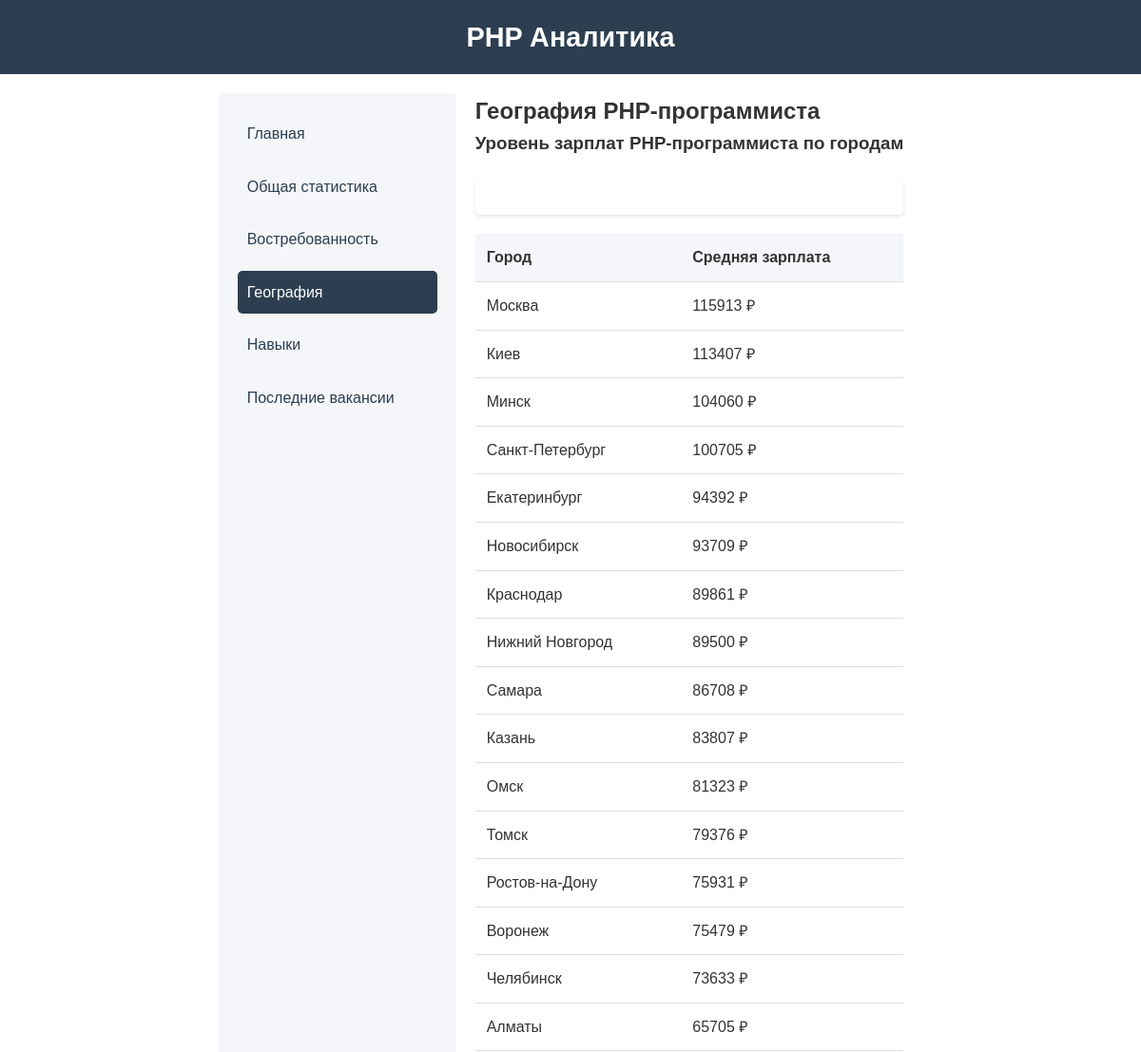
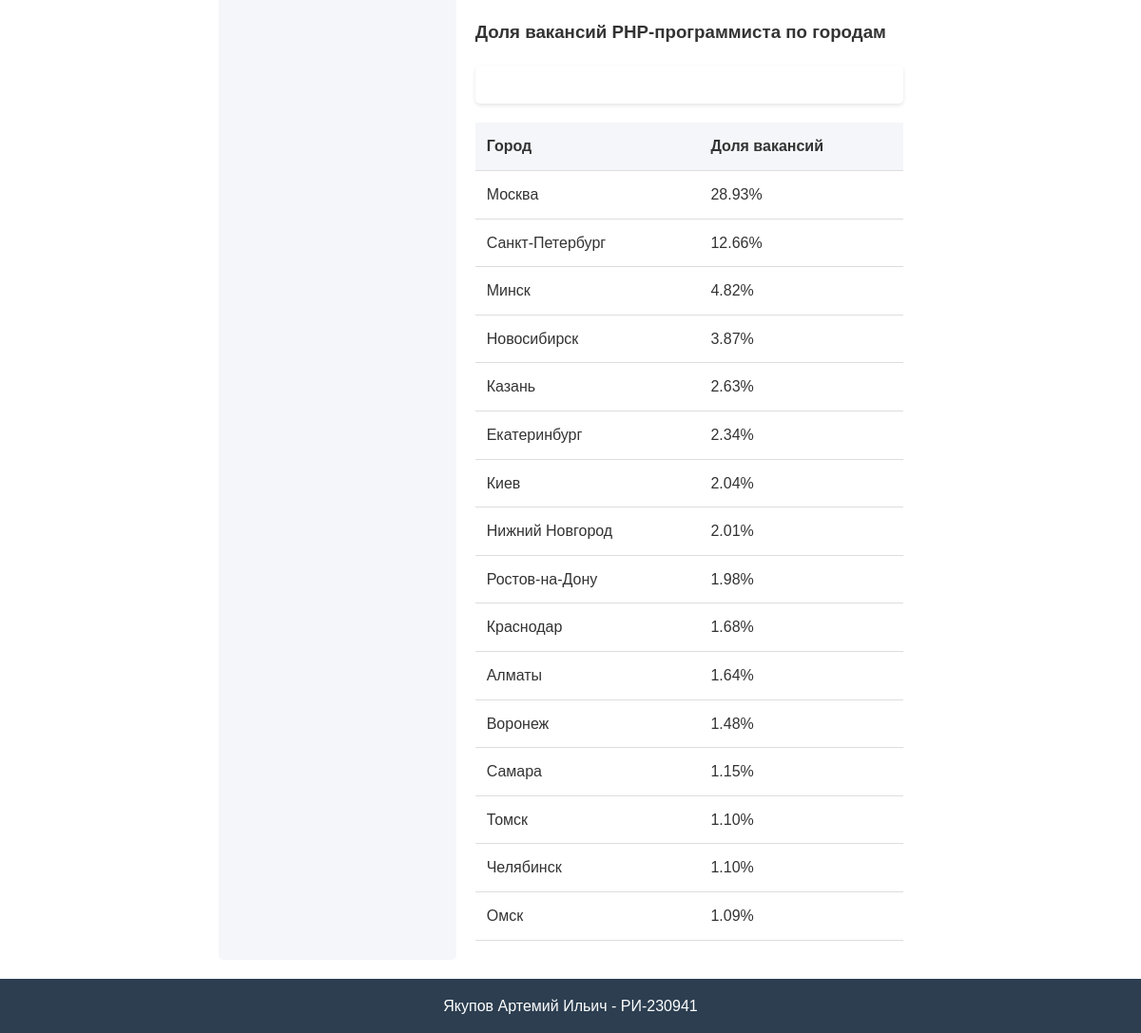
Before: /geography/ with the older database file (2 pictures, top to bottom).
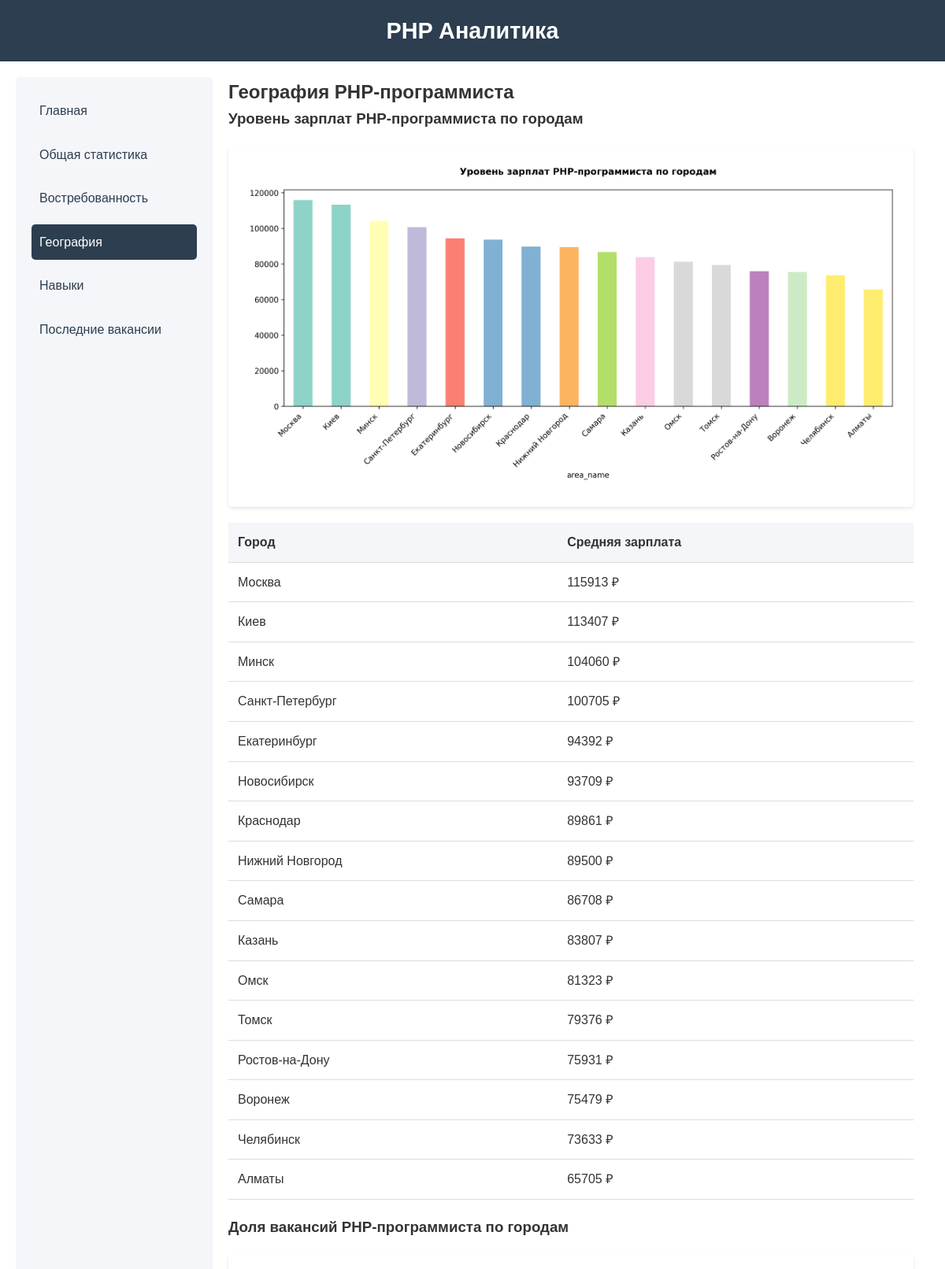
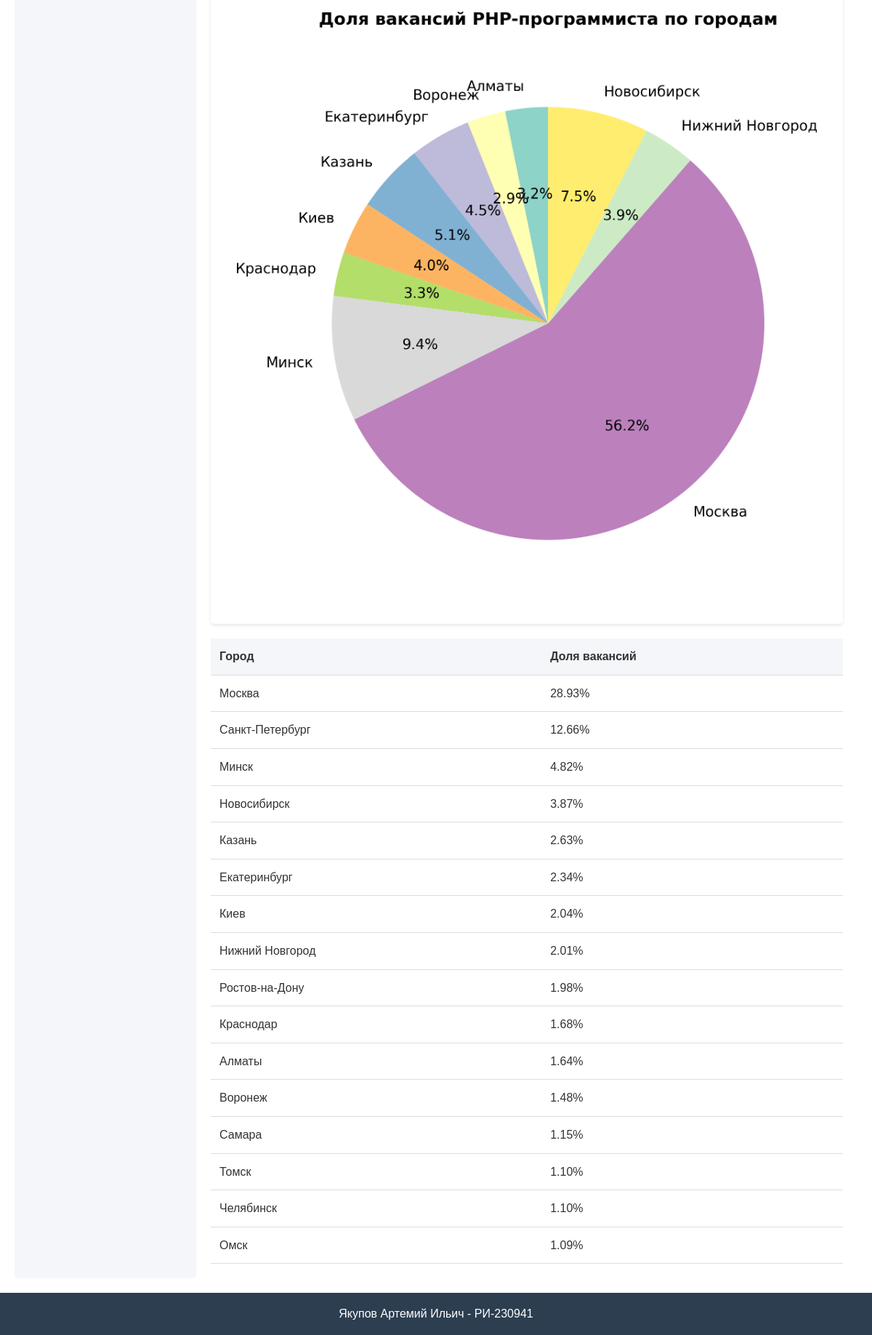
After: the same page with the newer database file (2 pictures, top to bottom).
### main/models.py (models this page shows, shortened)
class GeographyData(models.Model):
    city = models.CharField('Город', max_length=100)
    average_salary = models.DecimalField('Средняя зарплата', max_digits=10, decimal_places=2)
    vacancy_share = models.DecimalField('Доля вакансий', max_digits=5, decimal_places=2)
    year = models.IntegerField('Год')
    is_general = models.BooleanField('Общая статистика', default=True)
    class Meta:
        verbose_name = 'География'
        verbose_name_plural = 'География'
        ordering = ['-average_salary']

class Graph(models.Model):
    GRAPH_TYPES = [
        ('salary', 'График зарплат'),
        ('counts', 'График количества вакансий'),
        ('skills', 'График навыков'),
        ('geography', 'График географии'),
    ]
    title = models.CharField('Заголовок', max_length=200)
    image = models.ImageField('График', upload_to='graphs/')
    graph_type = models.CharField('Тип графика', max_length=20, choices=GRAPH_TYPES)
    year = models.IntegerField('Год', null=True, blank=True)
    is_general = models.BooleanField('Общая статистика', default=True)
    class Meta:
        verbose_name = 'График'
        verbose_name_plural = 'Графики'
        ordering = ['graph_type', 'year']

### main/views.py (the view)
# urls.py: path('geography/', views.geography, name='geography'),
def geography(request):
    context = {
        'php_city_salary_statistics': GeographyData.objects.filter(
            is_general=False
        ).order_by('-average_salary'),
        'php_city_share_statistics': GeographyData.objects.filter(
            is_general=False
        ).order_by('-vacancy_share'),
        'php_salary_city_graphs': Graph.objects.filter(
            graph_type='geography_salary',
            is_general=False
        ),
        'php_geography_graphs': Graph.objects.filter(
            graph_type='geography_share',
            is_general=False
        ),
    }
    return render(request, 'main/geography.html', context)

### main/templates/main/geography.html (shortened to what this page needs)
{% extends 'base.html' %}
{% block page_title %}География PHP-программиста{% endblock %}
{% block content %}
<div class="geography">
    <section>
        <h3>Уровень зарплат PHP-программиста по городам</h3>
        <div class="graph">
            {% for graph in php_salary_city_graphs %}
                <img src="{{ graph.image.url }}" alt="График зарплат по городам">
            {% endfor %}
        </div>
        <div class="statistics-table">
            <table>
                <thead>
                    <tr>
                        <th>Город</th>
                        <th>Средняя зарплата</th>
                    </tr>
                </thead>
                <tbody>
                    {% for city in php_city_salary_statistics %}
                    <tr>
                        <td>{{ city.city }}</td>
                        <td>{{ city.average_salary|floatformat:0 }} ₽</td>
                    </tr>
                    {% endfor %}
                </tbody>
            </table>
        </div>
    </section>
    <section>
        <h3>Доля вакансий PHP-программиста по городам</h3>
        <div class="graph">
            {% for graph in php_geography_graphs %}
                <img src="{{ graph.image.url }}" alt="График доли вакансий по городам">
            {% endfor %}
        </div>
        <div class="statistics-table">
            <table>
                <thead>
                    <tr>
                        <th>Город</th>
                        <th>Доля вакансий</th>
                    </tr>
                </thead>
                <tbody>
                    {% for city in php_city_share_statistics %}
                    <tr>
                        <td>{{ city.city }}</td>
                        <td>{{ city.vacancy_share|floatformat:2 }}%</td>
                    </tr>
                    {% endfor %}
                </tbody>
            </table>
        </div>
    </section>
</div>
{% endblock %}

### main/templates/base.html (shortened to what this page needs)
<!DOCTYPE html>
<html lang="ru">
<head>
    {% load static %}
    <link rel="stylesheet" href="{% static 'css/style.css' %}">
</head>
<body>
    <header>
        <div class="logo">
            <h1>PHP Аналитика</h1>
        </div>
    </header>
    <div class="container">
        <nav class="sidebar">
            <ul>
                <li><a href="{% url 'index' %}" {% if request.path == '/' %}class="active"{% endif %}>Главная</a></li>
                <li><a href="{% url 'general_statistics' %}" {% if 'general-statistics' in request.path %}class="active"{% endif %}>Общая статистика</a></li>
                <li><a href="{% url 'demand' %}" {% if 'demand' in request.path %}class="active"{% endif %}>Востребованность</a></li>
                <li><a href="{% url 'geography' %}" {% if 'geography' in request.path %}class="active"{% endif %}>География</a></li>
                <li><a href="{% url 'skills' %}" {% if 'skills' in request.path %}class="active"{% endif %}>Навыки</a></li>
                <li><a href="{% url 'latest_vacancies' %}" {% if 'latest-vacancies' in request.path %}class="active"{% endif %}>Последние вакансии</a></li>
            </ul>
        </nav>
        <main class="content">
            <h2>{% block page_title %}{% endblock %}</h2>
            {% block content %}{% endblock %}
        </main>
    </div>
    <footer>
        <p>Якупов Артемий Ильич - РИ-230941</p>
    </footer>
</body>
</html>

### main/static/css/style.css (style rules this page uses)
* { margin: 0; padding: 0; box-sizing: border-box; }
body { font-family: Arial, sans-serif; line-height: 1.6; color: #333; min-height: 100vh; display: flex; flex-direction: column; }
header { background-color: #2c3e50; color: white; padding: 1rem; text-align: center; }
.logo h1 { font-size: 1.8rem; }
.container { display: flex; flex: 1; max-width: 1200px; margin: 0 auto; padding: 20px; }
.sidebar { width: 250px; background-color: #f5f6fa; padding: 20px; border-radius: 5px; }
.sidebar ul { list-style: none; }
.sidebar li { margin-bottom: 10px; }
.sidebar a { display: block; padding: 10px; color: #2c3e50; text-decoration: none; border-radius: 5px; transition: background-color 0.3s; }
.sidebar a.active { background-color: #2c3e50; color: white; }
.content { flex: 1; padding: 0 20px; }
table { width: 100%; border-collapse: collapse; margin: 20px 0; }
th, td { padding: 12px; text-align: left; border-bottom: 1px solid #ddd; }
th { background-color: #f5f6fa; font-weight: bold; }
.graph { margin: 20px 0; padding: 20px; background-color: white; border-radius: 5px; box-shadow: 0 2px 4px rgba(0, 0, 0, 0.1); }
.graph img { max-width: 100%; height: auto; }
footer { background-color: #2c3e50; color: white; text-align: center; padding: 1rem; margin-top: auto; }
.statistics-table { margin: 20px 0; }

Changed rows visible on the page:
added Graph: image (picture), shown under "Уровень зарплат PHP-программиста по городам"
added Graph: image (picture), shown under "Доля вакансий PHP-программиста по городам"
